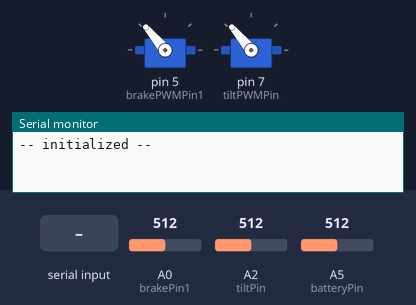
Recording of a sketch running on a simulated Arduino Uno, built with avr-gcc and run on an emulated ATmega328P. Parts: 2 × servo, the last lines printed to the serial monitor. Inputs (shaded band) come from the test bench; at power-on: A0 (brakePin1) = 512, A2 (tiltPin) = 512, A5 (batteryPin) = 512.

Above: at 1.2 s.
1.3 s: "1" received over Serial
At 38.0 s:
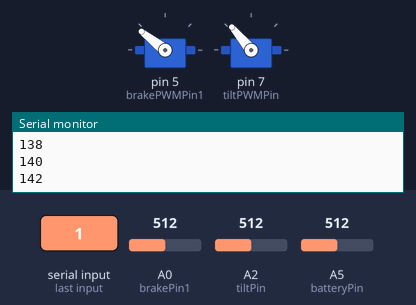
Timing chart, 0 to 38.8 s (numbered marks = the images above; inputs shaded):
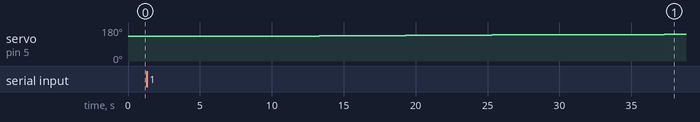

Measured:
- after the input at 1.3 s, servo on pin 5 (brakePWMPin1): moves from 130° to 142° over 30.0 s, starting after 6.0 s

The sketch:

controller.ino
```cpp
#include "Servo.h"
#include "AnalogSmoothInt.h"

const int batteryPin = A5;    // Battery voltage divided down by 10
const int brakePin1 = A0;     // Braking input: ranges from min value to max value, should convert to servo value 0-180 deg
const int brakePin2 = A1;     // Braking input: ranges from min value to max value, should convert to servo value 0-180 deg
const int tiltPin = A2;       // Tilt lever input: ranges from the same values as potpin
const int brakePWMPin1 = 5;   // Output to the brake servo for one wheel
const int brakePWMPin2 = 6;   // Output to the brake servo for the second wheel
const int tiltPWMPin = 7;     // Output to the tilt lock servo

const int batteryVoltageCutoff = 3.6*4/3.3*1023/10;  //
int batteryVoltage;
bool batteryGood;
float brakeRead1;             // value read in from brake lever
float tiltRead;               // value read in from tilt lever

bool locked = false;                  // True if tilt lever is held in same position for 3 seconds = 3000 ms
unsigned long timeAtChange = 0;       // Time at which the brake lever position last changed
int minTiltServoOutput = 0;
int lockedTiltServoOutput = 0;        // Locked tilt lock value

int tiltServoOutput;                  // servo output for tiltlock
int brakeServoOutput;                 // servo output for brake

int minValue = 2.380 * 1023/3.3;      //1.1V to 1.2V or 2.38V to 2.93V depending on potentiometer position
int maxValue = 2.930 * 1023/3.3;
int minHighTime = 800;                //min High time for PWM to servo, according to specs
int maxHighTime = 2200;               //max High time for PWM to servo, according to specs
int minServoRange = 100;              //0 degrees would output minHighTime
int maxServoRange = 175;              //180 degrees would ouput maxHighTime

Servo brakeServo1;
Servo tiltServo;

/*for smoothing break input*/
AnalogSmoothInt smoothedBrake1 = AnalogSmoothInt(3);

int periodBrakeRead = 10;             //period of brake input reading in ms
boolean leverReadTicked = 0;          //keep track of whether brake was read

void setup() {
  brakeServo1.attach(brakePWMPin1,minHighTime,maxHighTime);
  tiltServo.attach(tiltPWMPin,minHighTime,maxHighTime);

  Serial.begin(9600);
  Serial.println("-- initialized --");
  Serial.println();
}

void loop() {
  batteryVoltage = analogRead(batteryPin);
  batteryGood = batteryVoltage>batteryVoltageCutoff;
  //Serial.print(batteryVoltage*3.3*10/1023);
  //Serial.print("\t");
  if (!(millis()%periodBrakeRead) && !leverReadTicked && batteryGood) {
    /*brake 1*/
    brakeRead1 = smoothedBrake1.analogReadSmooth(brakePin1);
    brakeServoOutput = convertToServo(brakeRead1);
    //brakeServo1.write(brakeServoOutput);

    /*tilt*/
    tiltRead = analogRead(tiltPin);
    //tiltServoOutput = convertToServo(tiltRead);

    //tiltServoOutput = brakeServoOutput;

    //Serial.println("voltage");
    /*
    Serial.print(brakeRead1);
    Serial.print("\t");
    Serial.print(tiltServoOutput);
    Serial.print("\t");

    processTiltServoOutput();
    Serial.print(tiltServoOutput);
    Serial.print("\t");
    */

    //tiltServoOutput = millis()/10000+150;
    if (Serial.available() > 0) {
            // read the incoming byte:
            char incomingByte = Serial.read();

            // say what you got:
            Serial.print("I received: ");
            Serial.print(incomingByte, DEC);
            //char keyboard[] = {'a', 'b', 'c', 'd', 'e', 'f', 'g'};
            String keyboard = "abcdefg";
            int angles[] = {130, 140, 150, 160, 165, 170, 175};
            for (int i=0; i<=23; i++) {
                tiltServoOutput = 130+2*i;
                Serial.print(tiltServoOutput);
                Serial.print("\t");
                Serial.println("");
                brakeServo1.write(tiltServoOutput);
                delay(6000);
            }
            for (int i=0; i<=23; i++) {
                tiltServoOutput = 176-2*i;
                Serial.print(tiltServoOutput);
                Serial.print("\t");
                Serial.println("");
                brakeServo1.write(tiltServoOutput);
                delay(6000);
            }
            Serial.print("\t");
            Serial.print(tiltServoOutput);
            Serial.print("\t");
            Serial.println("");
    }
    tiltServoOutput = 130;
    tiltServoOutput = constrain(tiltServoOutput,100,180);
    brakeServo1.write(tiltServoOutput);
    tiltServo.write(tiltServoOutput);

    leverReadTicked = 1;
  } else if (millis()%periodBrakeRead) {
    leverReadTicked = 0;
  }

}
```

funcs.ino
```cpp
int convertToServo(float brakeIn) {
  int angle;

  int p1 = minValue*10;
  int p2 = minValue*10 + (maxValue*10 - minValue*10)*0.1;
  int p3 = minValue*10 + (maxValue*10 - minValue*10)*0.5;
  int p4 = maxValue*10;

  int servoRange2 = minServoRange + (maxServoRange-minServoRange)*0.4;
  int servoRange3 = minServoRange + (maxServoRange-minServoRange)*0.75;

  if (brakeIn*10 < p2) {
    angle = map(brakeIn*10, p1, p2, minServoRange, servoRange2);
  } else if (brakeIn*10 < p3) {
    angle = map(brakeIn*10, p2+1, p3, servoRange2+1, servoRange3);
  } else {
    angle = map(brakeIn*10, p3+1, p4, servoRange3+1, maxServoRange);
  }

  angle = constrain(angle,minServoRange,maxServoRange);                               //protect servo in case voltage input goes outside of range
  return angle;

}

void updateTimeAndVals() {
  lockedTiltServoOutput = tiltServoOutput;
  timeAtChange = millis();
}

void processTiltServoOutput() {
  if (locked == true) {
    if (tiltServoOutput > minTiltServoOutput+ 20) {                                              //unlock
      locked = false;
      updateTimeAndVals();
      //Serial.println("unlocked");
    }
    else {                                                                                        //stay locked
      minTiltServoOutput = min(minTiltServoOutput, tiltServoOutput);
      tiltServoOutput = lockedTiltServoOutput;
      //Serial.println("staying locked");
    }
  }

  else if (locked != true) {
    if (lockedTiltServoOutput-9<tiltServoOutput && tiltServoOutput<lockedTiltServoOutput+9) {     //within lock range
      if (millis() - timeAtChange > 3000) {                                                       //within range long enough, lock
        locked = true;
        lockedTiltServoOutput = tiltServoOutput;
        minTiltServoOutput = lockedTiltServoOutput;
        //Serial.println("locked");
        //Serial.println("engaging lock");
      }
      else {
        tiltServoOutput = tiltServoOutput;                                                        //update but keep old time since within range
        //Serial.println("within range");
      }
    }
    else {                                                                                        //not within range, just update
      updateTimeAndVals();
      //Serial.println("not within range");
    }
  }
}
```
